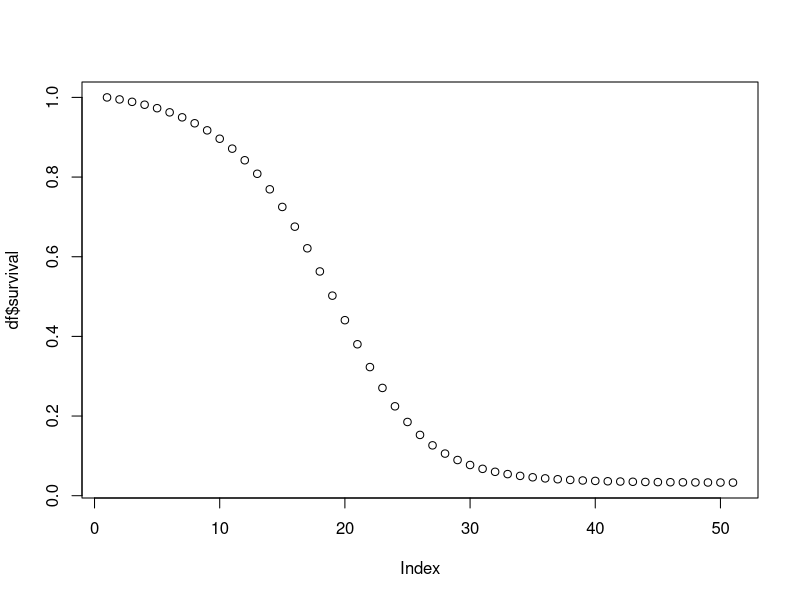
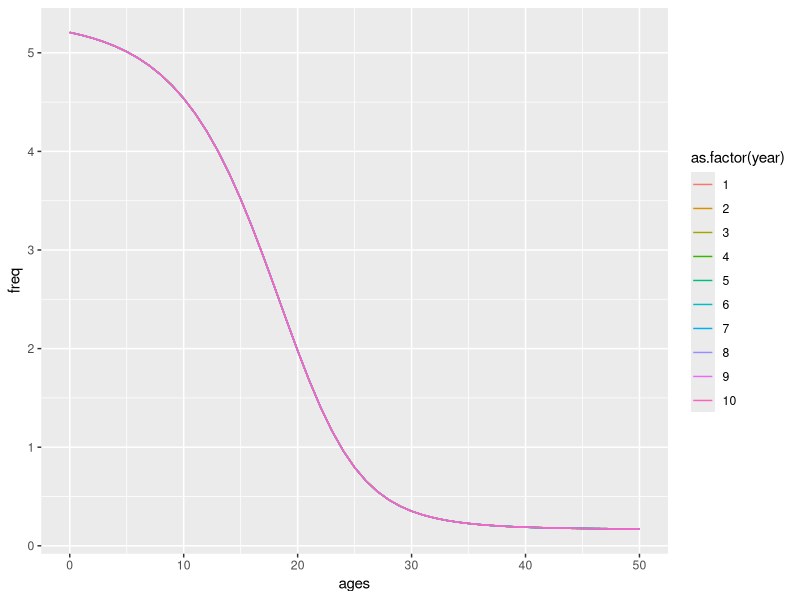

Write the R code that produced these figures, in order.
# survival model: https://baker.utk.edu/wp-content/uploads/2022/07/A-Statistical-Analysis-of-Trends-in-Light-duty-Vehicle-Scrappage-and-Survival-2003–2020.Report.pdf

library(dplyr)
library(reshape2)
library(ggplot2)
library(stringr)

max_age <- 50

# this equation is modified based on author's communication
g17a <- function(x,m,sigma,K,A){
  out = K/(sigma*(exp((x-m)/2*sigma)+exp(-(x-m)/2*sigma))^2+A)
  return(out)
}

#compute scrappage for three classes of vehicles, year 2020 
ages = 0:max_age
output_cars = c()
output_trucks = c()
for (age in ages){
  output_cars = c(output_cars, g17a(x = age, m = 23.51246, sigma = .1693117, K = 0.06978, A = -0.3252457))
  output_trucks = c(output_trucks, g17a(x = age, m = 23.67686, sigma = -0.24794, K = -0.21376, A = -0.39929))
}
output <- (output_trucks+output_cars)/2

df = data.frame(ages = ages, scrappage = output)
# put a hard stop after 50
df$scrappage[nrow(df)] <- 1

# set age 0 to survive for sure
df$lag1_scrappage <- lag(df$scrappage, 1)
df$lag1_scrappage[1] <- 0
df$survival =  cumprod(1-df$lag1_scrappage)
plot(df$survival)


base_disposal_rate <- sum(df$survival*df$scrappage)/sum(df$survival)

start_n <- 100
df$freq <- df$survival*start_n/sum(df$survival)
df$year <- 0

advance_1y <- function(df, renewal_rate, diposal_rate){
  base_disposal_rate <- sum(df$freq*df$scrappage)/sum(df$freq)
  #df$scrappage <- ((diposal_rate/base_disposal_rate)*df$scrappage*df$freq)/sum(df$scrappage)

  renewal_n <- sum(df$freq)*renewal_rate
  disposal_n <- sum(df$freq)*diposal_rate
  
  print(disposal_n)
  df$base_disposed_freq <- df$freq*df$scrappage
  scaler <- (disposal_n - df$freq[nrow(df)])/sum(df$base_disposed_freq[1:(nrow(df)-1)]) # correct for the last row
  df$scaled_disposed_freq <- df$base_disposed_freq*scaler
  df$scaled_disposed_freq[nrow(df)] <- df$freq[nrow(df)]
  df$scaled_scrappage <- df$scaled_disposed_freq/df$freq
  
  df_new <- df[,c("ages", "scaled_disposed_freq", "freq")] 
  df_new$freq <- df_new$freq - df_new$scaled_disposed_freq
  df_new$ages <- df_new$ages + 1
  df_new <- rbind(df_new[1,],df_new )
  df_new$ages[1] <- 0
  df_new$freq[1] <- renewal_n
  df_new <- df_new[1:(nrow(df_new)-1),]
  
  df$year <- df$year + 1
  df_out <- merge(df[,c("scrappage","scaled_scrappage", "ages", "survival", "year")], df_new[,c("ages", "freq")], by = "ages")
  return(df_out)
}

renewal_rate = base_disposal_rate

df_new <- df
df_all <- data.frame()
for (year in 1:10) {
  print(year)
  df_new <- advance_1y(df_new, renewal_rate, base_disposal_rate)
  df_all <- rbind(df_all, df_new)
  
  total_survived <- sum(df_new$freq*(1-df_new$scrappage), na.rm = TRUE)/sum(df_new$freq)
  total_disposed <- sum(df_new$freq*df_new$scaled_scrappage)/sum(df_new$freq)
  first_entry <- df_new$freq[1]/sum(df_new$freq)
  print(paste0("total_disposed:", total_disposed, "; first_entry:",  first_entry))
  
}

df_all %>% group_by(year) %>%
  summarise(total_freq = sum(freq),
            mean_age = sum(freq*ages)/sum(freq))

df_all %>% ggplot(aes(x = ages, y = freq, color = as.factor(year))) +
  geom_line()


# save survival function
folder_path <- "~/repos/tri_mac/counterfactual_calculator/ekiden/data/"
file_path <- paste0(folder_path, "survival_function_greene.csv")
#write.csv(df, file_path, row.names = FALSE)
